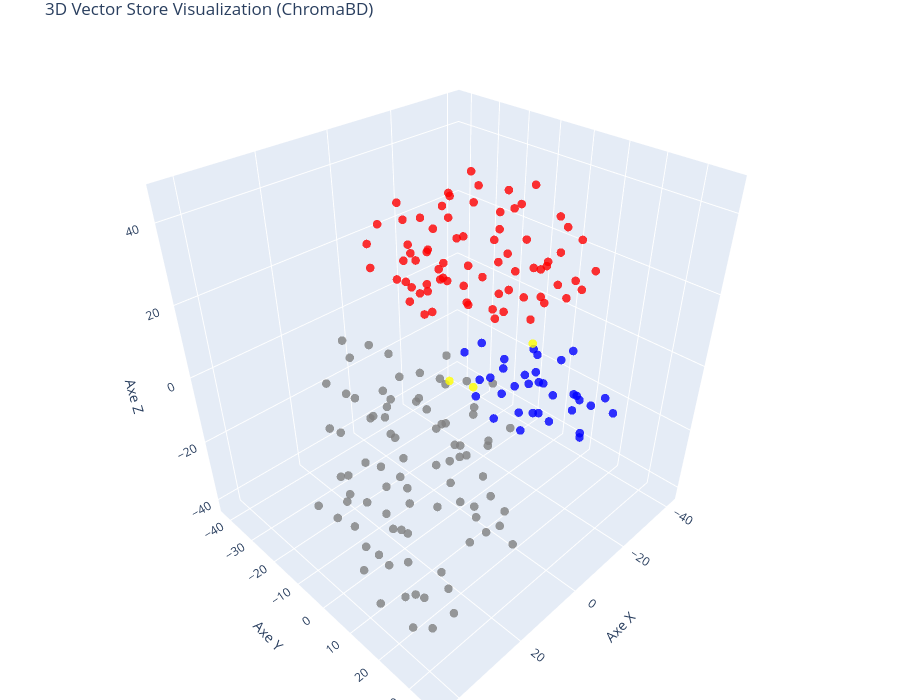

This figure's notebook cell:
### Markdown cell above
#### En 3D

### Code cell
# T-SNE configuré pour 3 dimensions
tsne_3d = TSNE(n_components=3, random_state=42, perplexity=min(30, len(vectors)-1))
vectors_3d = tsne_3d.fit_transform(vectors)

# Création du graphique 3D (go.Scatter3d au lieu de go.Scatter)
fig_3d = go.Figure(data=[go.Scatter3d(
    x=vectors_3d[:, 0],
    y=vectors_3d[:, 1],
    z=vectors_3d[:, 2], # Ajout vital de l'axe Z
    mode='markers',
    marker=dict(size=5, color=colors, opacity=0.8),
    text=[f"Type: {t}<br>Texte: {d[:100]}..." for t, d in zip(doc_types, documents)],
    hoverinfo='text'
)])

fig_3d.update_layout(
    title="3D Vector Store Visualization (ChromaBD)", 
    scene=dict(xaxis_title='Axe X', yaxis_title='Axe Y', zaxis_title='Axe Z'),
    width=900,
    height=700,
    margin=dict(l=0, r=0, b=0, t=30)
)

fig_3d.show()

### Figure 1 — Plotly figure (JSON) as saved in the notebook; plotly's stock layout.template omitted (floating-point values rounded to 4 significant figures; data arrays with more than 128 entries replaced by an {"elided": "..."} marker saying what was removed)
{"data": [{"hoverinfo": "text", "marker": {"color": {"elided": "197 str values"}, "opacity": 0.8, "size": 5}, "mode": "markers", "text": {"elided": "197 str values"}, "type": "scatter3d", "x": {"elided": "197 float values"}, "y": {"elided": "197 float values"}, "z": {"elided": "197 float values"}}], "layout": {"height": 700, "margin": {"b": 0, "l": 0, "r": 0, "t": 30}, "scene": {"xaxis": {"title": {"text": "Axe X"}}, "yaxis": {"title": {"text": "Axe Y"}}, "zaxis": {"title": {"text": "Axe Z"}}}, "title": {"text": "3D Vector Store Visualization (ChromaBD)"}, "width": 900}}
